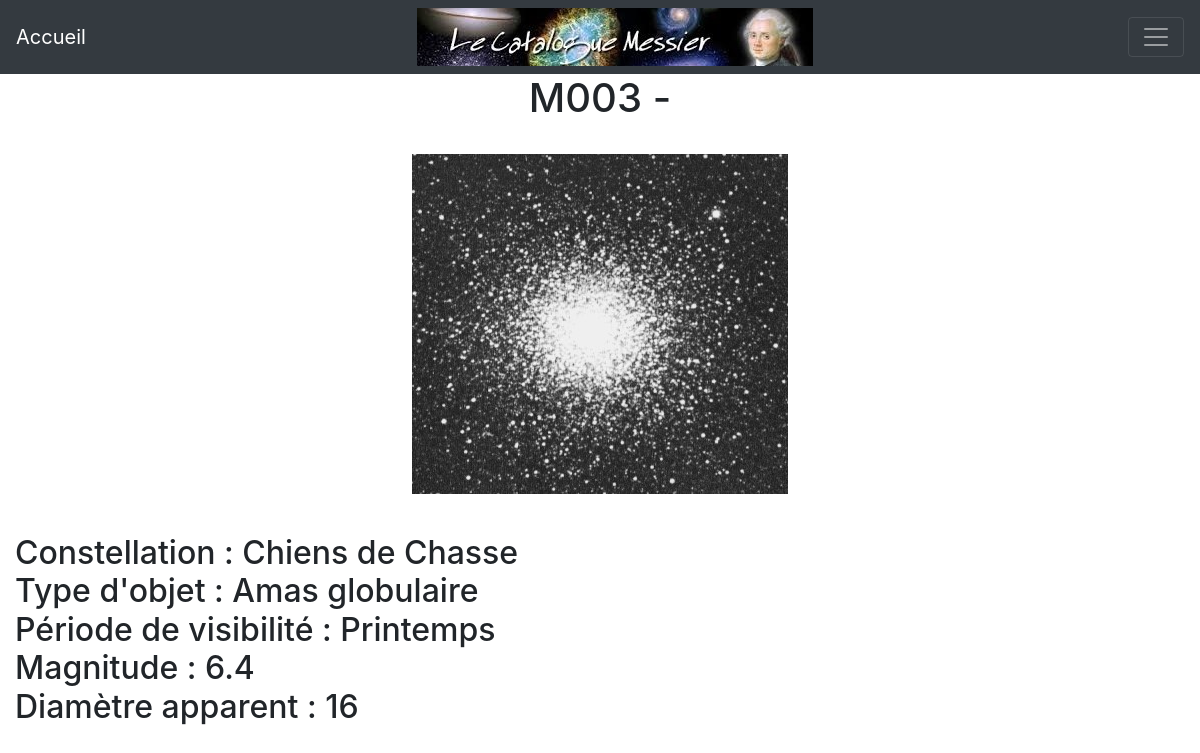
The app's page /?action=detail&numero=M003 with its own data.
### tables this page shows
CREATE TABLE IF NOT EXISTS `objet` (
  `numero` char(4) NOT NULL,
  `nomCommun` varchar(40) DEFAULT NULL,
  `constellation` varchar(40) DEFAULT NULL,
  `codeType` char(2) DEFAULT NULL,
  `periodeVisibilite` varchar(10) DEFAULT NULL,
  `magnitude` double(15,2) DEFAULT NULL,
  `diametreApparent` varchar(20) DEFAULT NULL,
  PRIMARY KEY (`numero`),
  KEY `codeType` (`codeType`)
);

CREATE TABLE IF NOT EXISTS `typeobjet` (
  `code` char(2) NOT NULL,
  `libelle` varchar(30) DEFAULT NULL,
  PRIMARY KEY (`code`),
  KEY `code` (`code`)
);

### index.php (called while the page is built, shortened)
<?php
    $racine = dirname(__FILE__);
    $action = filter_input(INPUT_GET, 'action', FILTER_SANITIZE_STRING);
    $controleur = Routeur::getControleur($action);
    include "$racine/controleur/$controleur";

### modele/Connexion.php (called while the page is built, shortened)
<?php
   class Connexion{
        private static $connexion;
        public static function getInstance(){
            if(!self::$connexion){
                try {
                    $serveur = 'mysql:host=localhost:3306;';
                    $bdd = 'dbname=bd_messier';
                    $user = 'root' ;
                    $mdp = 'root' ;
                    self::$connexion = new PDO($serveur.$bdd, $user, $mdp);
                    self::$connexion->query("SET CHARACTER SET utf8");
                } catch (PDOException $e) {
                        echo " Error connexion: " . $serveur . " " . $bdd . " " . $user . " " . $mdp . " " . $e->getMessage() ;
                        throw new Exception("Erreur à  la connexion \n" . $e->getMessage());
                }
            }
            return self::$connexion;
        }
     }
?>

### modele/ModeleObjetDAO.php (called while the page is built, shortened)
<?php
    include_once "$racine/classes/Objet.php";
    require_once("Connexion.php");
    require_once("ModeleTypeObjetDAO.php");
    class ModeleObjetDAO{
        private static $lesObjets;
        public static function getObjetByNumero($numeroObj) {
            self::$lesObjets = self::chargerObjets();
            $unObjet = null;
            foreach(self::$lesObjets as $obj){
                if($obj->getNumero() == $numeroObj){
                    $unObjet = $obj;
                }
            }
            return $unObjet;
        }
        private static function chargerObjets()
        {
            $resultat = new ArrayObject();
            $req = "SELECT * FROM objet ORDER BY 1";
            try {
                $curseur = Connexion::getInstance()->query($req);
                while ($ligne = $curseur->fetch(PDO::FETCH_ASSOC)) {
                    $unTypeObjet = ModeleTypeObjetDAO::findById($ligne['codeType']);
                    $nomCommun = $ligne['nomCommun'];
                    if($ligne['nomCommun'] == null){
                        $nomCommun = "";
                    }
                    $unObjet = new Objet($ligne['numero'], $nomCommun, $ligne['constellation'],$ligne['periodeVisibilite'],
                        $ligne['diametreApparent'], $ligne['magnitude'], $unTypeObjet);
                    $resultat[] = $unObjet;
                }
                return $resultat;
            }
            catch(PDOException $e) {
                print "Erreur !: " . $e->getMessage();
                die();
            }
        }
    }

### modele/ModeleTypeObjetDAO.php (called while the page is built)
<?php
    include_once "$racine/classes/TypeObjet.php";
    require_once("Connexion.php");
class ModeleTypeObjetDAO {
    public static function findById($code){
        try {
            $req = Connexion::getInstance()->prepare("SELECT * FROM typeobjet WHERE code = :code");
            $req->bindValue(':code', $code, PDO::PARAM_STR);
            $req->execute();
            while ($ligne = $req->fetch(PDO::FETCH_ASSOC)) {
                $unTypeObjet = new TypeObjet($ligne['code'], $ligne['libelle']);
            }
            return $unTypeObjet;
        }
        catch(PDOException $e) {
            print "Erreur !: " . $e->getMessage();
            die();
        }
    }
}

### classes/Objet.php (called while the page is built, shortened)
<?php
class Objet {
    private string $numero;
    private string $constellation;
    private string $periodeVisibilite;
    private string $diametreApparent;
    private string $magnitude;
    private TypeObjet $typeObjet;
    public function __construct(string $num, string $nom, string $const, string $per, string $diam, string $magn,TypeObjet $type){
        $this->numero = $num;
        $this->constellation = $const;
        $this->periodeVisibilite = $per;
        $this->diametreApparent = $diam;
        $this->magnitude = $magn;
        $this->typeObjet = $type;
    }
    public function getNumero(){
        return $this->numero;
    }
    public function getTypeObjet(){
        return $this->typeObjet;
    }
    public function getConstellation(){
        return $this->constellation;
    }
    public function getPeriodeVisibilite(){
        return $this->periodeVisibilite;
    }
    public function getDiametreApparent(){
        return $this->diametreApparent;
    }
    public function getMagnitude(){
        return $this->magnitude;
    }
}

### classes/TypeObjet.php (called while the page is built, shortened)
<?php
class TypeObjet {
    private string $libelle;
    function __construct(string $code, string $libelle){
        $this->libelle = $libelle;
    }
    public function getLibelle(){
        return $this->libelle;
    }
}

### vue/VueDetailObjet.php (the view)
<h1 class = "text-center"><?= $unObjet->getNumero(). " - ".$unObjet->getNomCommun(); ?></h1>
<br/>
<p id="principal" style="text-align: center">
    <img src="photos/<?= $unObjet->getNumero()?>.jpg" alt="photo de l'objet"  />
    <br />
    <br />
    <h2>
        <?= "Constellation : ". $unObjet->getConstellation(); ?> <br />
        <?= "Type d'objet : ". $unObjet->getTypeObjet()->getLibelle(); ?> <br />
        <?= "Période de visibilité : ". $unObjet->getPeriodeVisibilite(); ?> <br />
        <?= "Magnitude : ". $unObjet->getMagnitude(); ?> <br />
        <?= "Diamètre apparent : ". $unObjet->getDiametreApparent(); ?> <br />
    </h2>
</p>

### records on screen
objet: numero "M003", numero (picture), constellation "Chiens de Chasse", periodeVisibilite "Printemps", magnitude "6.4", diametreApparent "16"
typeobjet: libelle "Amas globulaire"
